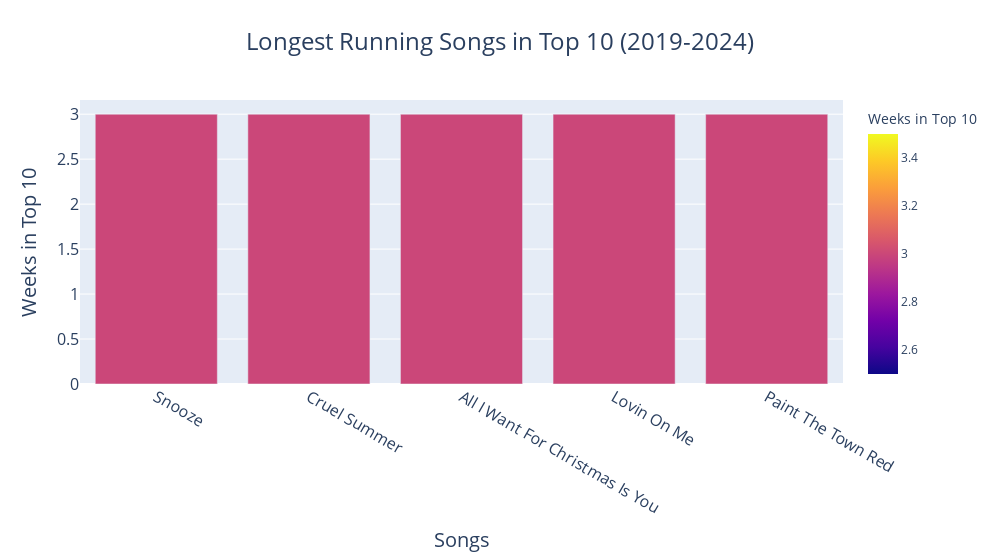

The cell this chart's notebook holds for it:
### Code cell
# Longest Running Songs in Top 10 (2019-2024)
# Create a bar chart
fig = px.bar(
    top_weeks_top10,
    x='Title',
    y='Weeks in Top 10',
    color='Weeks in Top 10',
    hover_data=['Singer(s)'],
    title='Longest Running Songs in Top 10 (2019-2024)',
    width=1000
)

# Customize the chart
fig.update_layout(
    title_font=dict(size=24),
    title_x=0.5,
    xaxis_title='Songs',
    yaxis_title='Weeks in Top 10',
    xaxis_title_font=dict(size=20),
    yaxis_title_font=dict(size=20),
    xaxis=dict(
        tickfont=dict(size=16),
    ),
    yaxis=dict(
        tickfont=dict(size=16)
    ),
    hoverlabel=dict(
        font=dict(
            family="Arial",
            size=14
        )
    ),
    bargap=0.2
)

# Show the chart
fig.show()

### Figure 1 — Plotly figure (JSON) as saved in the notebook; plotly's stock layout.template omitted (floating-point values rounded to 4 significant figures)
{"data": [{"alignmentgroup": "True", "customdata": [["SZA"], ["Taylor Swift"], ["Mariah Carey"], ["Jack Harlow"], ["Doja Cat"]], "hovertemplate": "Title=%{x}<br>Weeks in Top 10=%{marker.color}<br>Singer(s)=%{customdata[0]}<extra></extra>", "legendgroup": "", "marker": {"color": [3, 3, 3, 3, 3], "coloraxis": "coloraxis", "pattern": {"shape": ""}}, "name": "", "offsetgroup": "", "orientation": "v", "showlegend": false, "textposition": "auto", "type": "bar", "x": ["Snooze", "Cruel Summer", "All I Want For Christmas Is You", "Lovin On Me", "Paint The Town Red"], "xaxis": "x", "y": [3, 3, 3, 3, 3], "yaxis": "y"}], "layout": {"bargap": 0.2, "barmode": "relative", "coloraxis": {"colorbar": {"title": {"text": "Weeks in Top 10"}}, "colorscale": [[0, "#0d0887"], [0.1111, "#46039f"], [0.2222, "#7201a8"], [0.3333, "#9c179e"], [0.4444, "#bd3786"], [0.5556, "#d8576b"], [0.6667, "#ed7953"], [0.7778, "#fb9f3a"], [0.8889, "#fdca26"], [1, "#f0f921"]]}, "hoverlabel": {"font": {"family": "Arial", "size": 14}}, "legend": {"tracegroupgap": 0}, "title": {"font": {"size": 24}, "text": "Longest Running Songs in Top 10 (2019-2024)", "x": 0.5}, "width": 1000, "xaxis": {"anchor": "y", "domain": [0, 1], "tickfont": {"size": 16}, "title": {"font": {"size": 20}, "text": "Songs"}}, "yaxis": {"anchor": "x", "domain": [0, 1], "tickfont": {"size": 16}, "title": {"font": {"size": 20}, "text": "Weeks in Top 10"}}}}
